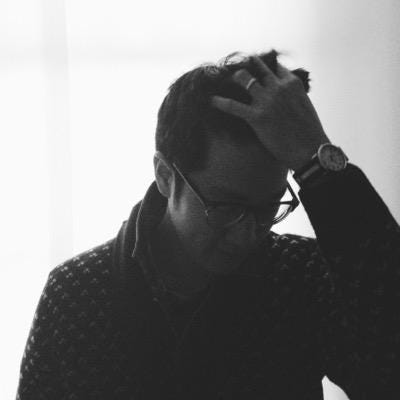
#> input picture xulyanh/anh_test.jpg, 400 x 400 px
$ jupyter execute xulyanh.ipynb
#> lines starting #> are read from the running program, lines starting #| are printed output that depends on the picture
[cell 1]
import cv2
import matplotlib.pyplot as plt
import numpy as np

[cell 2]
img = cv2.imread('anh_test.jpg')
#> img is the input picture: shape (400, 400, 3); min 20, max 255, mean 128.9

plt.imshow(img)
plt.axis('off')
plt.show()

[cell 3]
colors = ('b', 'g', 'r')
plt.figure(figsize=(10, 6))
for i, color in enumerate(colors):
    histogram = cv2.calcHist([img], [i], None, [256], [0, 256])
    plt.plot(histogram, color=color, label=f'{color.upper()} channel')
plt.title('Histogram của ảnh')
plt.xlabel('Giá trị pixel')
plt.ylabel('Tần suất')
plt.legend()
plt.xlim([0, 256])
plt.grid(True, alpha=0.3)
plt.show()
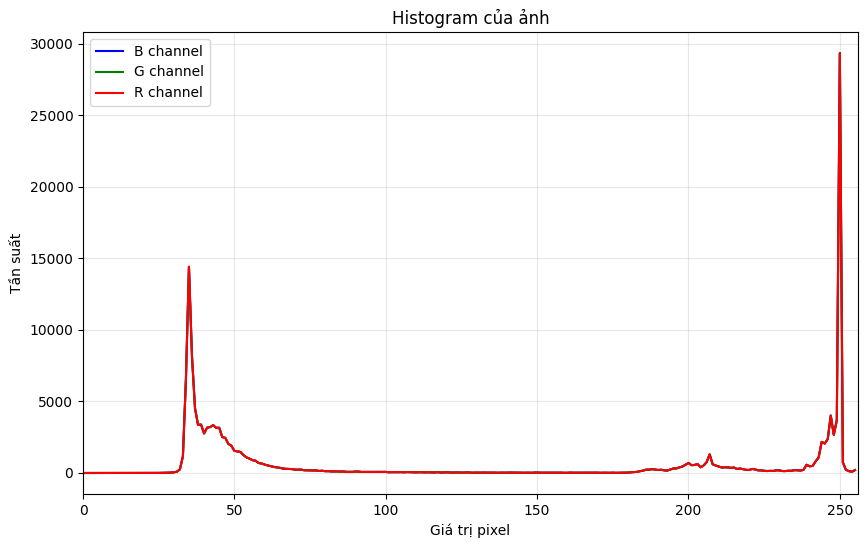
#> figure drawn by matplotlib, 1 panel; curve peaks at x = 250, y = 29345; curve peaks at x = 250, y = 29345; curve peaks at x = 250, y = 29345

[cell 4]
img_inverted = 255-img
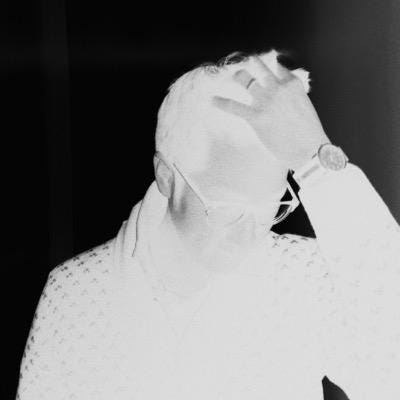
#> img_inverted: shape (400, 400, 3); min 0, max 235, mean 126.1
plt.imshow(img_inverted)
plt.show()

[cell 5]
gray = cv2.cvtColor(img, cv2.COLOR_BGR2GRAY)
min_val = np.min(gray)
#> min_val = 20
max_val = np.max(gray)
#> max_val = 255
print("Min value:", min_val)
#| Min value: 20
print("Max value:", max_val)
#| Max value: 255

stretch = ((gray-min_val)/(max_val - min_val)*255).astype(np.uint8)

plt.imshow(stretch, cmap='gray')
plt.show()

[cell 6]
# Chuyển ảnh sang grayscale
gray_img = cv2.cvtColor(img, cv2.COLOR_BGR2GRAY)

# Histogram equalization để cải thiện phân phối
equalized_img = cv2.equalizeHist(gray_img)
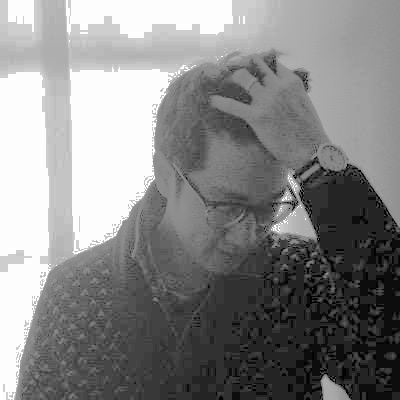
#> equalized_img: shape (400, 400); min 0, max 255, mean 134.4

# Hiển thị ảnh gốc và ảnh đã xử lý
fig, axes = plt.subplots(2, 2, figsize=(12, 10))

# Ảnh grayscale gốc
axes[0, 0].imshow(gray_img, cmap='gray')
axes[0, 0].set_title('Ảnh grayscale gốc')
axes[0, 0].axis('off')

# Histogram của ảnh gốc
axes[0, 1].hist(gray_img.ravel(), bins=256, range=[0, 256])
axes[0, 1].set_title('Histogram ảnh gốc')
axes[0, 1].set_xlabel('Giá trị pixel')
axes[0, 1].set_ylabel('Tần suất')

# Ảnh đã equalize
axes[1, 0].imshow(equalized_img, cmap='gray')
axes[1, 0].set_title('Ảnh sau histogram equalization')
axes[1, 0].axis('off')

# Histogram của ảnh đã equalize
axes[1, 1].hist(equalized_img.ravel(), bins=256, range=[0, 256])
axes[1, 1].set_title('Histogram sau equalization')
axes[1, 1].set_xlabel('Giá trị pixel')
axes[1, 1].set_ylabel('Tần suất')

plt.tight_layout()
plt.show()
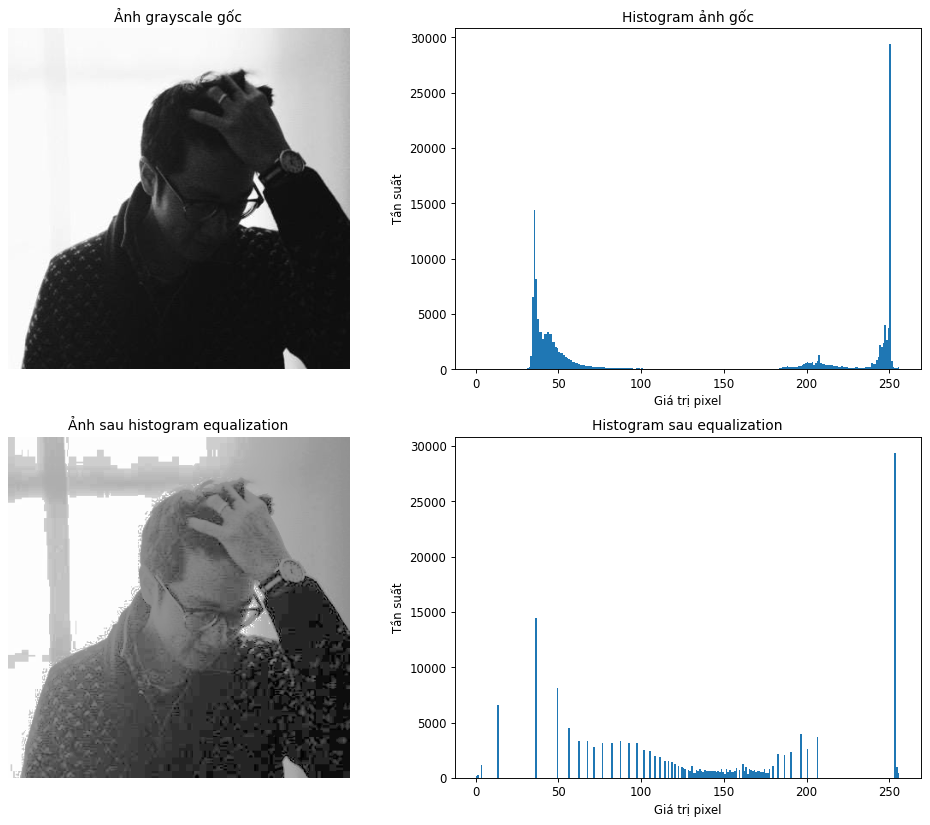
#> figure drawn by matplotlib, 4 panels; panel 2: tallest bar 29345 high, from x = 250 to 251; panel 4: tallest bar 29345 high, from x = 253 to 254

[cell 7]
gray_to_bgr = cv2.cvtColor(gray_img, cv2.COLOR_GRAY2BGR)
equalized_to_bgr = cv2.cvtColor(equalized_img, cv2.COLOR_GRAY2BGR)
colormap_img = cv2.applyColorMap(equalized_img, cv2.COLORMAP_JET)
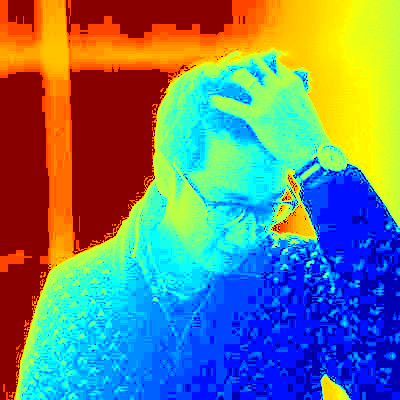
#> colormap_img: shape (400, 400, 3); mean B, G, R 122.5, 128.4, 105.6

plt.figure(figsize=(15, 5))
plt.subplot(1, 3, 1)
plt.imshow(cv2.cvtColor(img, cv2.COLOR_BGR2RGB))
plt.title('Ảnh gốc (màu)')
plt.axis('off')
plt.subplot(1, 3, 2)
plt.imshow(equalized_img, cmap='gray')
plt.title('Ảnh grayscale sau equalization')
plt.axis('off')
plt.subplot(1, 3, 3)
plt.imshow(cv2.cvtColor(colormap_img, cv2.COLOR_BGR2RGB))
plt.title('Ảnh với colormap')
plt.axis('off')
plt.tight_layout()
plt.show()
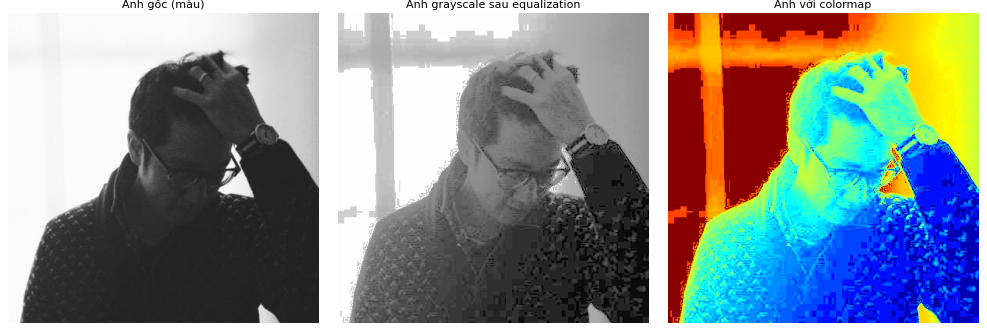
#> figure drawn by matplotlib, 3 panels

[cell 8]
hsv = cv2.cvtColor(img, cv2.COLOR_BGR2HSV)
#> hsv: shape (400, 400, 3); mean H, S, V 0, 0, 128.9
hsv[:,:,2] = cv2.equalizeHist(hsv[:,:,2])
#> hsv: shape (400, 400, 3); mean H, S, V 0, 0, 134.4
equalized_color = cv2.cvtColor(hsv, cv2.COLOR_HSV2BGR)
plt.figure(figsize=(12, 5))
plt.subplot(1, 2, 1)
plt.imshow(cv2.cvtColor(img, cv2.COLOR_BGR2RGB))
plt.title('Ảnh gốc')
plt.axis('off')
plt.subplot(1, 2, 2)
plt.imshow(cv2.cvtColor(equalized_color, cv2.COLOR_BGR2RGB))
plt.title('Ảnh màu sau equalization')
plt.axis('off')
plt.show()
